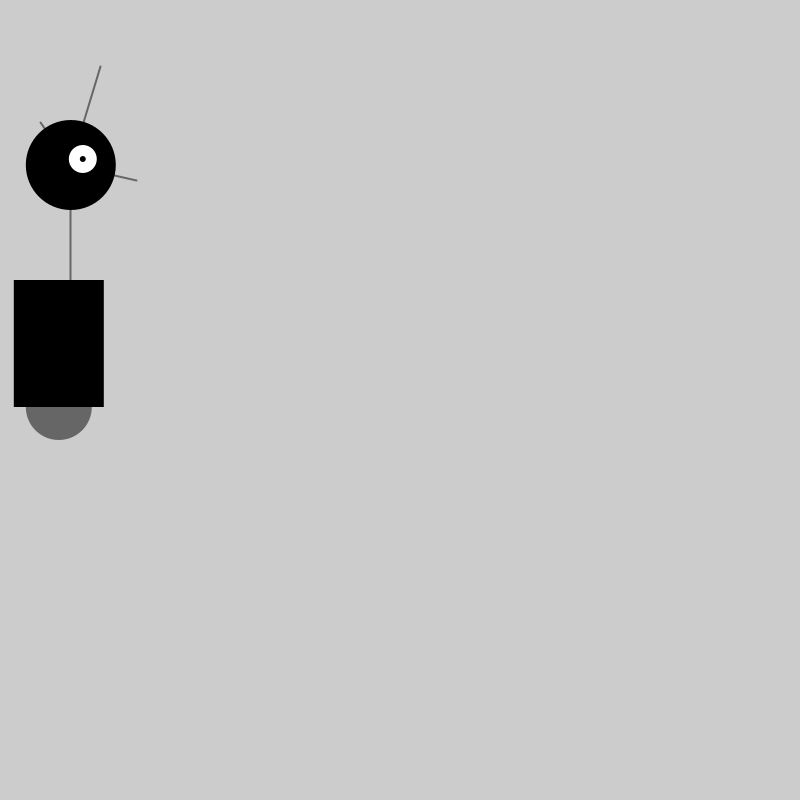
Frame 1 (no input)
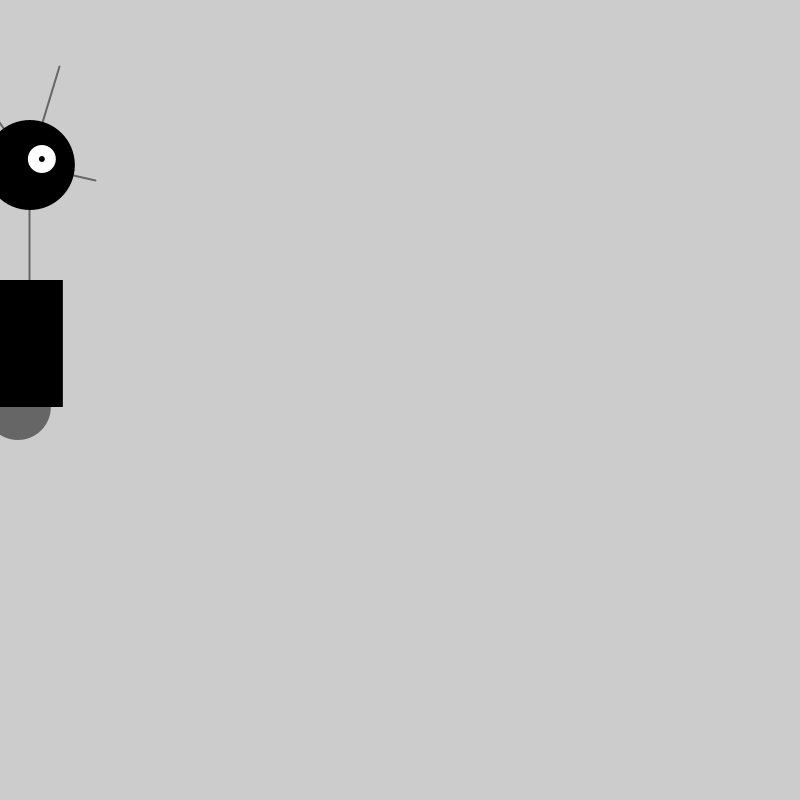
Frame 60 (the mouse pressed at the canvas centre just before this capture)
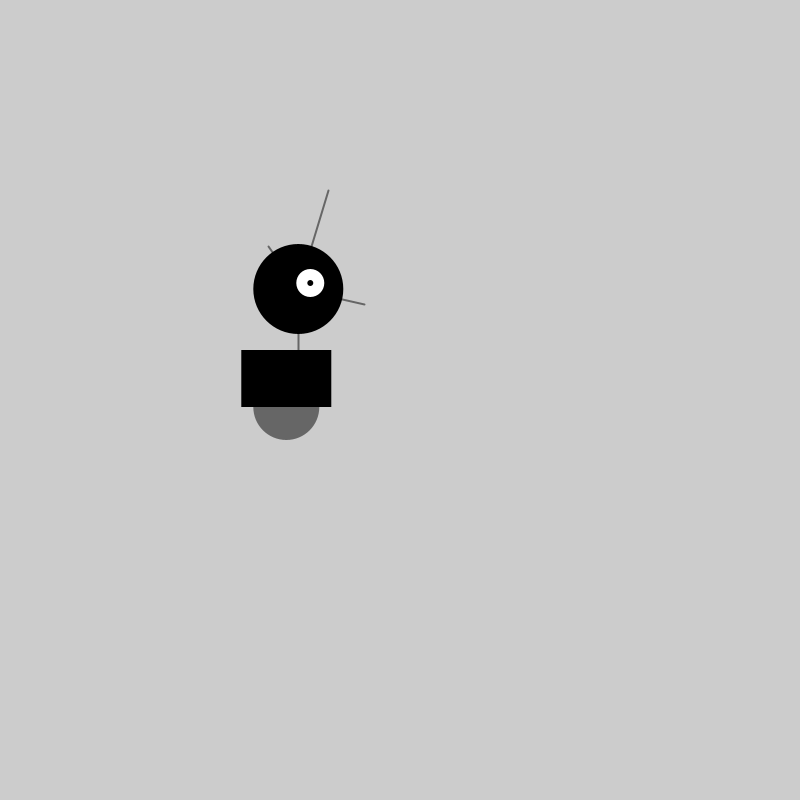
Frame 120 (the mouse held since frame 60 and released just before this capture)

The Processing sketch that drew these frames (run headless with seeded random() and noise(); from frame 60 on, the mouse is pressed at the canvas centre):

// Processing sketch: Make_Processing_5_13_Robot_Response
// ── Make_Processing_5_13_Robot_Response.pde
float x = 60;
float y = 440;
int radius = 45;
int bodyHeight = 160;
int neckHeight = 70;

float easing = 0.02;

void setup() {
  size(800, 800);
  smooth();
  strokeWeight(2);
  ellipseMode(RADIUS);
}
void draw() {
  int targetX = mouseX;
  x += (targetX - x) * easing;
  if (mousePressed) {
    neckHeight = 16;
    bodyHeight = 90;
  } else {
    neckHeight = 70;
    bodyHeight = 160;
  }
  float ny = y - bodyHeight - neckHeight - radius;
  background(204);
  // Neck
  stroke(102);
  line(x+12, y-bodyHeight, x+12, ny);
  // Antennae
  line(x+12, ny, x-18, ny-43);
  line(x+12, ny, x+42, ny-99);
  line(x+12, ny, x+78, ny+15);
  // Body
  noStroke();
  fill(102);
  ellipse(x, y-33, 33, 33);
  fill(0);
  rect(x-45, y-bodyHeight, 90, bodyHeight-33);
  // Head
  fill(0);
  ellipse(x+12, ny, radius, radius);
  fill(255);
  ellipse(x+24, ny-6, 14, 14);
  fill(0);
  ellipse(x+24, ny-6, 3, 3);
}
